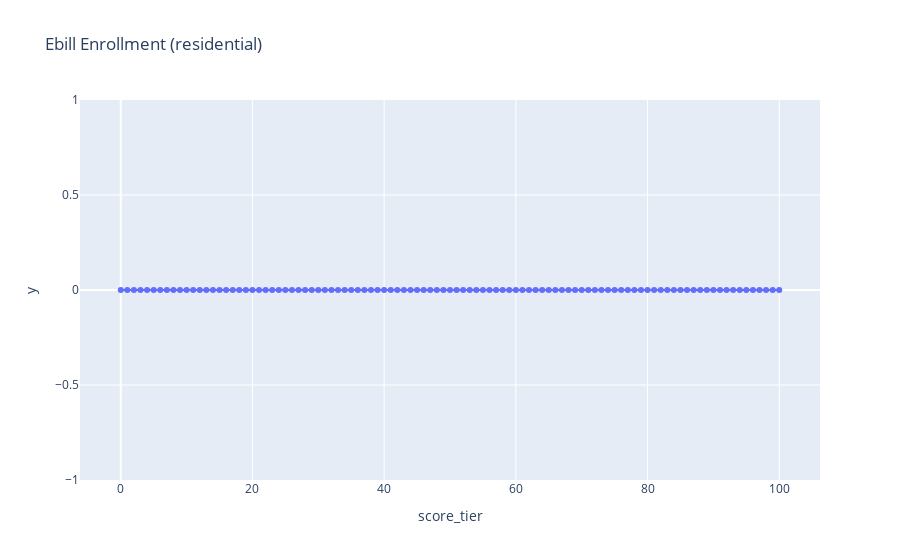
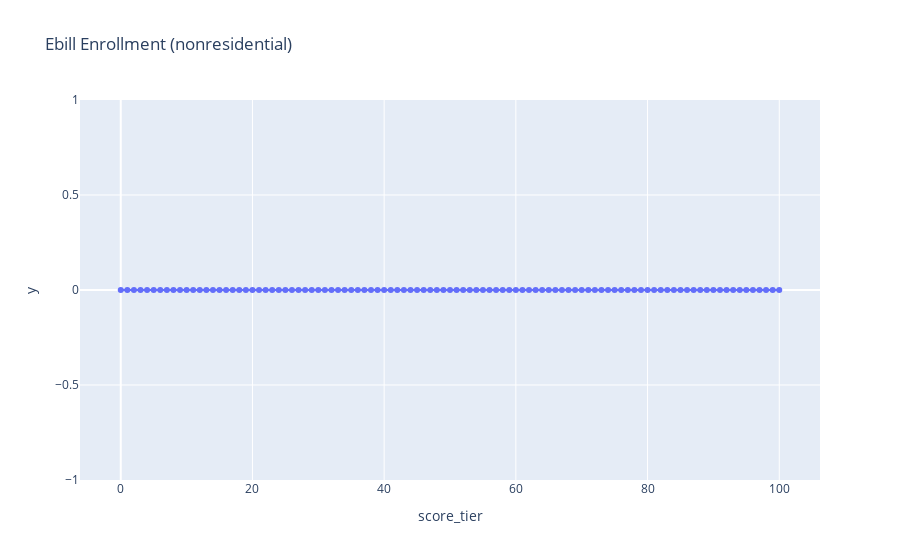

Notebook code for these charts, in order:
### Code cell
forline=pred_file_val.groupby(['seg', 'score_tier'])['y'].mean().reset_index()
print(forline)
fig = px.line(forline[forline['seg']=='resi'], x='score_tier', y='y', title='Ebill Enrollment (residential)', markers=True)
fig.show()

fig = px.line(forline[forline['seg']=='nonresi'], x='score_tier', y='y', title='Ebill Enrollment (nonresidential)', markers=True)
fig.show()

### Figure 1 — Plotly figure (JSON) as saved in the notebook; plotly's stock layout.template omitted (floating-point values rounded to 4 significant figures)
{"data": [{"hovertemplate": "score_tier=%{x}<br>y=%{y}<extra></extra>", "legendgroup": "", "line": {"color": "#636efa", "dash": "solid"}, "marker": {"symbol": "circle"}, "mode": "lines+markers", "name": "", "orientation": "v", "showlegend": false, "type": "scatter", "x": [0, 1, 2, 3, 4, 5, 6, 7, 8, 9, 10, 11, 12, 13, 14, 15, 16, 17, 18, 19, 20, 21, 22, 23, 24, 25, 26, 27, 28, 29, 30, 31, 32, 33, 34, 35, 36, 37, 38, 39, 40, 41, 42, 43, 44, 45, 46, 47, 48, 49, 50, 51, 52, 53, 54, 55, 56, 57, 58, 59, 60, 61, 62, 63, 64, 65, 66, 67, 68, 69, 70, 71, 72, 73, 74, 75, 76, 77, 78, 79, 80, 81, 82, 83, 84, 85, 86, 87, 88, 89, 90, 91, 92, 93, 94, 95, 96, 97, 98, 99, 100], "xaxis": "x", "y": [0.0, 0.0, 0.0, 0.0, 0.0, 0.0, 0.0, 0.0, 0.0, 0.0, 0.0, 0.0, 0.0, 0.0, 0.0, 0.0, 0.0, 0.0, 0.0, 0.0, 0.0, 0.0, 0.0, 0.0, 0.0, 0.0, 0.0, 0.0, 0.0, 0.0, 0.0, 0.0, 0.0, 0.0, 0.0, 0.0, 0.0, 0.0, 0.0, 0.0, 0.0, 0.0, 0.0, 0.0, 0.0, 0.0, 0.0, 0.0, 0.0, 0.0, 0.0, 0.0, 0.0, 0.0, 0.0, 0.0, 0.0, 0.0, 0.0, 0.0, 0.0, 0.0, 0.0, 0.0, 0.0, 0.0, 0.0, 0.0, 0.0, 0.0, 0.0, 0.0, 0.0, 0.0, 0.0, 0.0, 0.0, 0.0, 0.0, 0.0, 0.0, 0.0, 0.0, 0.0, 0.0, 0.0, 0.0, 0.0, 0.0, 0.0, 0.0, 0.0, 0.0, 0.0, 0.0, 0.0, 0.0, 0.0, 0.0, 0.0, 0.0], "yaxis": "y"}], "layout": {"autosize": true, "legend": {"tracegroupgap": 0}, "title": {"text": "Ebill Enrollment (residential)"}, "xaxis": {"anchor": "y", "autorange": true, "domain": [0, 1], "range": [-6.314, 106.3], "title": {"text": "score_tier"}, "type": "linear"}, "yaxis": {"anchor": "x", "autorange": true, "domain": [0, 1], "range": [-1, 1], "title": {"text": "y"}, "type": "linear"}}}

### Figure 2 — Plotly figure (JSON) as saved in the notebook; plotly's stock layout.template omitted (floating-point values rounded to 4 significant figures)
{"data": [{"hovertemplate": "score_tier=%{x}<br>y=%{y}<extra></extra>", "legendgroup": "", "line": {"color": "#636efa", "dash": "solid"}, "marker": {"symbol": "circle"}, "mode": "lines+markers", "name": "", "orientation": "v", "showlegend": false, "type": "scatter", "x": [0, 1, 2, 3, 4, 5, 6, 7, 8, 9, 10, 11, 12, 13, 14, 15, 16, 17, 18, 19, 20, 21, 22, 23, 24, 25, 26, 27, 28, 29, 30, 31, 32, 33, 34, 35, 36, 37, 38, 39, 40, 41, 42, 43, 44, 45, 46, 47, 48, 49, 50, 51, 52, 53, 54, 55, 56, 57, 58, 59, 60, 61, 62, 63, 64, 65, 66, 67, 68, 69, 70, 71, 72, 73, 74, 75, 76, 77, 78, 79, 80, 81, 82, 83, 84, 85, 86, 87, 88, 89, 90, 91, 92, 93, 94, 95, 96, 97, 98, 99, 100], "xaxis": "x", "y": [0.0, 0.0, 0.0, 0.0, 0.0, 0.0, 0.0, 0.0, 0.0, 0.0, 0.0, 0.0, 0.0, 0.0, 0.0, 0.0, 0.0, 0.0, 0.0, 0.0, 0.0, 0.0, 0.0, 0.0, 0.0, 0.0, 0.0, 0.0, 0.0, 0.0, 0.0, 0.0, 0.0, 0.0, 0.0, 0.0, 0.0, 0.0, 0.0, 0.0, 0.0, 0.0, 0.0, 0.0, 0.0, 0.0, 0.0, 0.0, 0.0, 0.0, 0.0, 0.0, 0.0, 0.0, 0.0, 0.0, 0.0, 0.0, 0.0, 0.0, 0.0, 0.0, 0.0, 0.0, 0.0, 0.0, 0.0, 0.0, 0.0, 0.0, 0.0, 0.0, 0.0, 0.0, 0.0, 0.0, 0.0, 0.0, 0.0, 0.0, 0.0, 0.0, 0.0, 0.0, 0.0, 0.0, 0.0, 0.0, 0.0, 0.0, 0.0, 0.0, 0.0, 0.0, 0.0, 0.0, 0.0, 0.0, 0.0, 0.0, 0.0], "yaxis": "y"}], "layout": {"autosize": true, "legend": {"tracegroupgap": 0}, "title": {"text": "Ebill Enrollment (nonresidential)"}, "xaxis": {"anchor": "y", "autorange": true, "domain": [0, 1], "range": [-6.314, 106.3], "title": {"text": "score_tier"}, "type": "linear"}, "yaxis": {"anchor": "x", "autorange": true, "domain": [0, 1], "range": [-1, 1], "title": {"text": "y"}, "type": "linear"}}}
